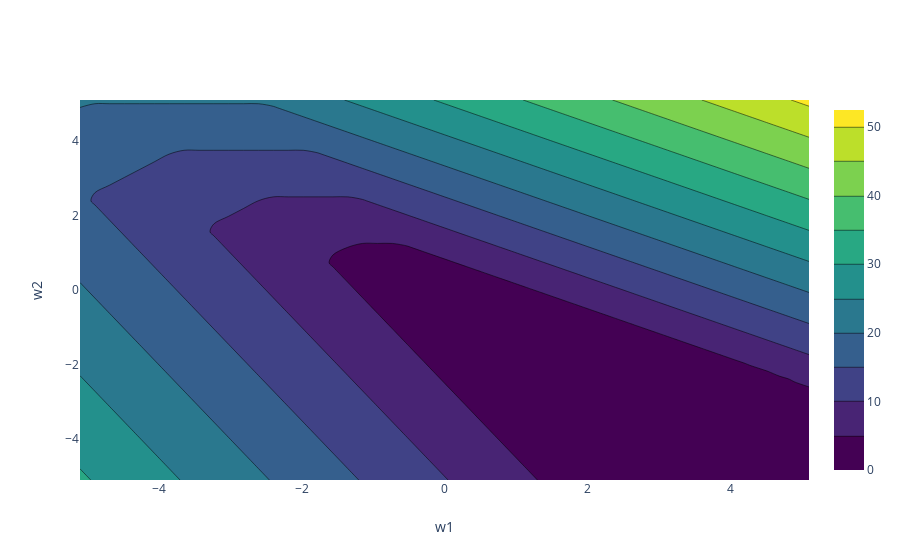

Notebook code for this chart:
### Code cell
theta0s = np.linspace(-11, 0, 10)
theta1s = np.linspace(0, 0.3, 10)
loss_contour_plot(np.linspace(-5, 5, 12), np.linspace(-5, 5, 12), hinge_loss, X, y)
